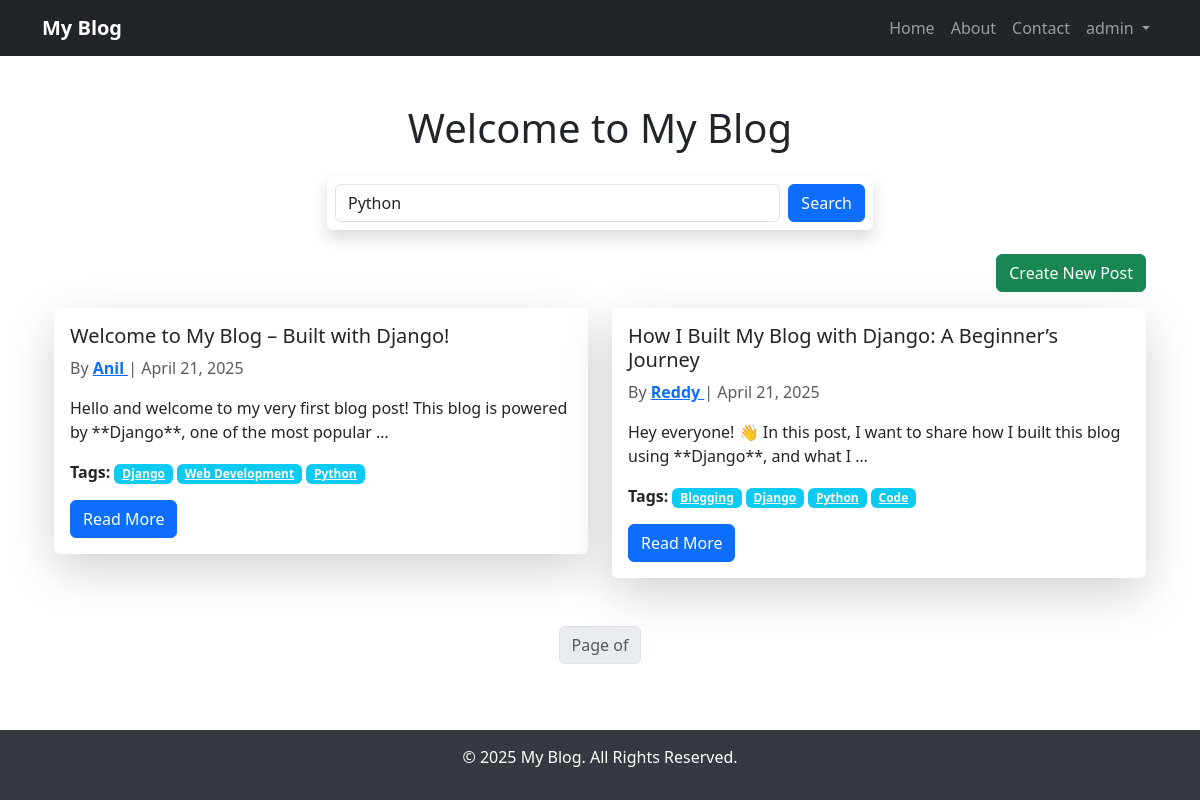
The app's page /tag/Python/ (signed in) with its own data.
### blog/models.py (models this page shows, shortened)
class Post(models.Model):
    author = models.ForeignKey(User, on_delete=models.CASCADE, related_name="posts")
    title = models.CharField(max_length=200)
    content = models.TextField()
    created_at = models.DateTimeField(auto_now_add=True)
    updated_at = models.DateTimeField(auto_now=True)
    tags = models.CharField(max_length=255, blank=True)  # Store tags as a comma-separated string
    def get_tag_list(self):
        return [tag.strip() for tag in self.tags.split(",") if tag.strip()]

### blog/views.py (the view)
# urls.py: path('tag/<str:tag_name>/', posts_by_tag, name='posts_by_tag'),
def posts_by_tag(request, tag_name):
    posts = Post.objects.filter(tags__icontains=tag_name)
    return render(request, "blog/post_list.html", {"page_obj": posts, "query": tag_name})

### templates/blog/post_list.html (shortened to what this page needs)
{% extends "base/base.html" %}
{% block content %}
<div class="container">
    <h1 class="text-center my-4">Welcome to My Blog</h1>
    <div class="d-flex justify-content-center mb-4">
        <form method="GET" action="{% url 'post_list' %}" class="d-flex w-50 shadow p-2 bg-white rounded">
            <input type="text" name="q" value="{{ query }}" placeholder="Search posts..." class="form-control me-2">
            <button type="submit" class="btn btn-primary">Search</button>
        </form>
    </div>
    <div class="text-end mb-3">
        <a href="{% url 'post_create' %}" class="btn btn-success">Create New Post</a>
    </div>
    {% if page_obj %}
        <div class="row">
            {% for post in page_obj %}
                <div class="col-md-6 mb-4">
                    <div class="card shadow-lg border-0">
                        <div class="card-body">
                            <h5 class="card-title">{{ post.title }}</h5>
                            <p class="card-text text-muted">
                                By
                                <a href="{% url 'profile' post.author.username %}" class="text-primary fw-bold">
                                    {{ post.author.username|cut:"@gmail.com"|capfirst }}
                                </a>
                                | {{ post.created_at|date:"F d, Y" }}
                            </p>
                            <p class="card-text">{{ post.content|truncatewords:20 }}</p>
                            {% if post.tags %}
                            <p class="mt-2">
                                <strong>Tags:</strong>
                                {% for tag in post.get_tag_list %}
                                    <a href="{% url 'posts_by_tag' tag %}" class="badge bg-info text-white">{{ tag }}</a>
                                {% endfor %}
                            </p>
                            {% endif %}
                            <a href="{% url 'post_detail' post.id %}" class="btn btn-primary">Read More</a>
                        </div>
                    </div>
                </div>
            {% endfor %}
        </div>
    {% endif %}
    <div class="d-flex justify-content-center mt-4">
        <nav>
            <ul class="pagination">
                <li class="page-item disabled">
                    <span class="page-link">Page {{ page_obj.number }} of {{ page_obj.paginator.num_pages }}</span>
                </li>
            </ul>
        </nav>
    </div>
</div>
{% endblock %}

### templates/base/base.html (shortened to what this page needs)
<!DOCTYPE html>
<html lang="en">
<head>
    <link rel="stylesheet" href="https://cdn.jsdelivr.net/npm/bootstrap@5.3.0/dist/css/bootstrap.min.css">
</head>
<body>
    <nav class="navbar navbar-expand-lg navbar-dark bg-dark">
        <div class="container">
            <a class="navbar-brand fw-bold" href="{% url 'post_list' %}">My Blog</a>
            <div class="collapse navbar-collapse" id="navbarNav">
                <ul class="navbar-nav ms-auto">
                    <li class="nav-item">
                        <a class="nav-link" href="{% url 'post_list' %}">Home</a>
                    </li>
                    <li class="nav-item">
                        <a class="nav-link" href="{% url 'about' %}">About</a>
                    </li>
                    <li class="nav-item">
                        <a class="nav-link" href="{% url 'contact' %}">Contact</a>
                    </li>
                    {% if user.is_authenticated %}
                        <li class="nav-item dropdown">
                            <a class="nav-link dropdown-toggle" href="#" id="userDropdown" role="button" data-bs-toggle="dropdown" aria-expanded="false">
                                {{ user.username }}
                            </a>
                        </li>
                    {% else %}
                        <li class="nav-item">
                            <a class="nav-link" href="{% url 'login' %}">Login</a>
                        </li>
                    {% endif %}
                </ul>
            </div>
        </div>
    </nav>
    <div class="container mt-4 content-wrapper">
        {% block content %}{% endblock %}
    </div>
    <footer>
        <p>&copy; 2025 My Blog. All Rights Reserved.</p>
    </footer>
</body>
</html>

### templates/base/base.html (style rules this page uses)
html, body { height: 100%; margin: 0; display: flex; flex-direction: column; }
.content-wrapper { flex: 1; }
footer { width: 100%; background: #343a40; color: white; text-align: center; padding: 15px 0; }

### records on screen
Post: title "Welcome to My Blog – Built with Django!", author.username "Anil", created_at "April 21, 2025", content "Hello and welcome to my very first blog post! This blog is powered by **Django**, one of the most popular …", get_tag_list "Django" "Web Development" "Python"
Post: title "How I Built My Blog with Django: A Beginner’s Journey", author.username "Reddy", created_at "April 21, 2025", content "Hey everyone! 👋 In this post, I want to share how I built this blog using **Django**, and what I …", get_tag_list "Blogging" "Django" "Python" "Code"

### other values on screen
{{ user.username }} "admin"
